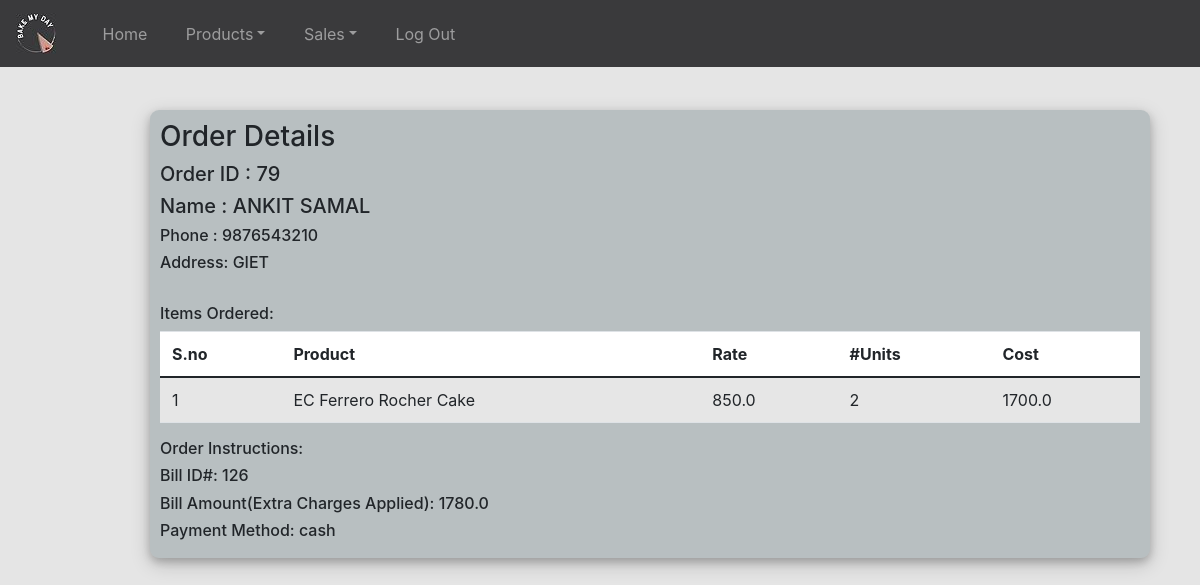
Screenshot of /bakerystore/view-order/view-order-specific/79 (signed in) with the database file from the repository.
### bakerystore/models.py (models this page shows, shortened)
class Order(models.Model):
    DELIVERY_CHOICE = (
        ('pick-up','Pick Up'),
        ('home-delivery','Home Delivery'),
    )
    customer = models.ForeignKey(Customer,on_delete=CASCADE)
    order_amount=models.FloatField(default=0)
    order_date=models.DateField(auto_now_add=True)
    delivery_mode=models.CharField(max_length=128, choices= DELIVERY_CHOICE)
    feedback=models.CharField(max_length=128,default='NULL')

class Customer(models.Model):
    c_phone=models.CharField(max_length=20)
    c_fname = models.CharField(max_length=128)
    c_lname = models.CharField(max_length=128)
    c_address = models.CharField(max_length=256)
    created = models.DateField(auto_now_add=True)

class OrderList(models.Model):
    order = models.ForeignKey(Order,on_delete=CASCADE)
    product = models.ForeignKey(Product,on_delete=CASCADE)
    ol_unit = models.IntegerField(default=1)
    ol_cost = models.FloatField(default=0)
    ol_exp_date=models.DateField()
    created = models.DateField(auto_now_add=True)

class Product(models.Model):
    p_name = models.CharField(max_length=128)
    p_price = models.FloatField(default=0)
    p_descp = models.CharField(max_length=128,default='NULL')

class Bill(models.Model):
    bill_date=models.DateField(auto_now_add=True)
    order = models.ForeignKey(Order,on_delete=CASCADE)
    extra_charge=models.FloatField(default=0)
    bill_amt=models.FloatField(default=0)
    discount = models.ForeignKey(Discount,on_delete=CASCADE)
    bill_discount_amount=models.FloatField(default=0)
    balance=models.FloatField(default=0)
    pay_mode=models.CharField(max_length=128)

### bakerystore/views.py (the view)
# urls.py: path('view-order/view-order-specific/<int:orderid>',view_order_specific,name='view-order-specific')
@login_required(login_url='login')
def view_order_specific(request,orderid):
    ol = OrderList.objects.filter(order_id=orderid)
    bill = Bill.objects.get(order_id=orderid)
    o = Order.objects.get(id=orderid)
    context = {
        'ol':ol,
        'bill':bill,
        'o':o
    }
    return render(request,'view_order_specific.html',context)

### templates/view_order_specific.html (shortened to what this page needs)
<html lang="en">
<head>
    <link href="https://cdn.jsdelivr.net/npm/bootstrap@5.0.1/dist/css/bootstrap.min.css" rel="stylesheet">
</head>
<body style="background: #E5E5E5;">
    {% include 'navbar.html' %}
        <div class="container h-100">
            <div class="d-flex justify-content-center h-100">
                <div class="user_card">
                    <div class="d-flex justify-content-left">
                        <h3>Order Details</h3>
                    </div>
                    <div class="d-flex justify-content-left">
                        <h5> Order ID :&nbsp;{{ o.id }}</h5>
                    </div>
                    <div class="d-flex justify-content-left">
                        <h5>Name :&nbsp;{{ o.customer.c_fname }} {{o.customer.c_lname}}</h5>
                    </div>
                    <div class="d-flex justify-content-left">
                        <h6>Phone :&nbsp;{{ o.customer.c_phone }}</h6>
                    </div>
                    <div class="d-flex justify-content-left">
                        <h6>Address:&nbsp;{{ o.customer.c_address }}</h6>
                    </div>
                     <br>
                     <div class="d-flex justify-content-left">
                        <h6>Items Ordered:</h6>
                    </div>
                    <div class="d-flex justify-content-left">
                        <table class="container table table-striped" id="table">
                            <thead>
                                <tr>
                                    <th>S.no</th>
                                    <th>Product</th>
                                    <th>Rate</th>
                                    <th>#Units</th>
                                    <th>Cost</th>
                                </tr>
                            </thead>
                            <tbody>
                                {% for ol in ol %}
                                <tr>
                                    <td class="serial">{{ forloop.counter }}</td>
                                    <td>{{ ol.product.p_name }}</td>
                                    <td>{{ ol.product.p_price }}</td>
                                    <td>{{ ol.ol_unit }}</td>
                                    <td>{{ ol.ol_cost }}</td>
                                </tr>
                                {% endfor %}
                            </tbody>
                        </table>
                    </div>
                    <div class="d-flex justify-content-left">
                        <h6>Order Instructions:&nbsp;{{ o.feedback }}</h6>
                    </div>
                    <div class="d-flex justify-content-left">
                        <h6>Bill ID#:&nbsp;{{ bill.id }}</h6>
                    </div>
                    <div class="d-flex justify-content-left">
                        <h6>Bill Amount(Extra Charges Applied):&nbsp;{{ bill.bill_amt }}</h6>
                    </div>
                    <div class="d-flex justify-content-left">
                        <h6>Payment Method:&nbsp;{{ bill.pay_mode }}</h6>
                    </div>
                </div>
            </div>
        </div>
    </body>
</html>

### templates/view_order_specific.html (style rules this page uses)
.user_card { position: absolute; width: 1000px; left: 150px; top: 110px; background: rgba(9, 40, 52, 0.2); border-radius: 20px; display: flex; justify-content: center; flex-direction: column; padding: 10px; box-shadow: 0 4px 8px 0 rgba(0, 0, 0, 0.2), 0 6px 20px 0 rgba(0, 0, 0, 0.19); -webkit-box-shadow: 0 4px 8px 0 rgba(0, 0, 0, 0.2), 0 6px 20px 0 rgba(0, 0, 0, 0.19); -moz-box-shadow: 0 4px 8px 0 rgba(0, 0, 0, 0.2), 0 6px 20px 0 rgba(0, 0, 0, 0.19); border-radius: 9px; }
#table { background-color: white; }

### rows the page displays
Order: id "79", customer.c_fname "ANKIT", customer.c_lname "SAMAL", customer.c_phone "9876543210", customer.c_address "GIET"
OrderList: product.p_name "EC Ferrero Rocher Cake", product.p_price "850.0", ol_unit "2", ol_cost "1700.0"
Bill: id "126", bill_amt "1780.0", pay_mode "cash"
